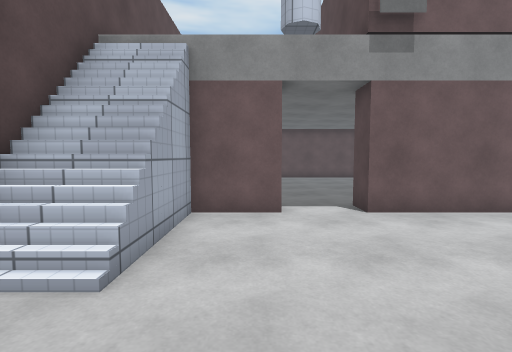
[1] (above)

16 first-person views from a walk through a 3-D level made in the Unity game engine. The camera is 1.3 m above the floor, tilts 4° down and sees 85° across. The floor is counted in squares, 1 m on a side. Each view is taken from the middle of a square. On the plan, view 1 faces up. The plan holds only what a view shows up to about 13 squares ahead; the rest is blank. The place goes on beyond the plan. The player is left out. Surface patterns are stand-ins for the level's own textures.

[2]
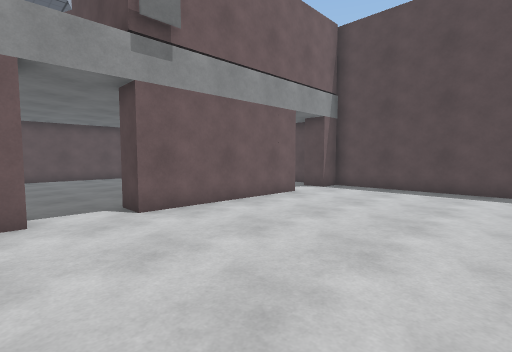

[3]
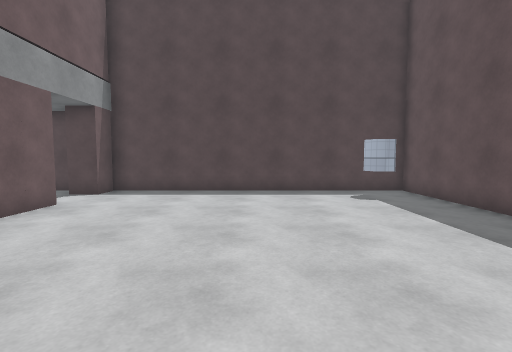

[4]
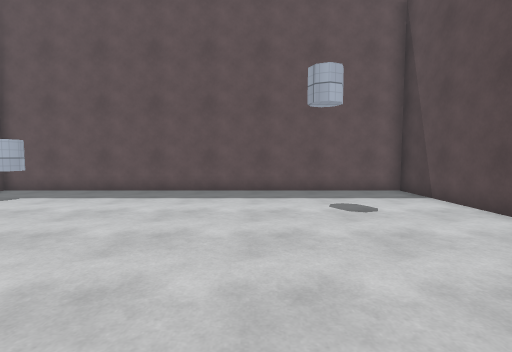

[5]
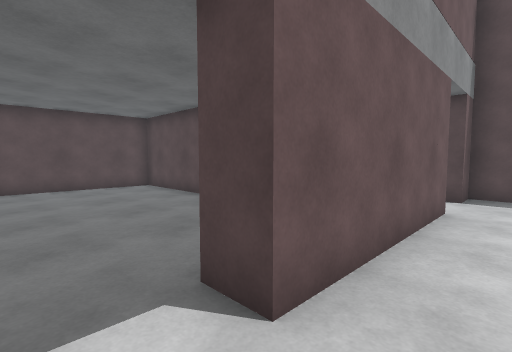

[6]
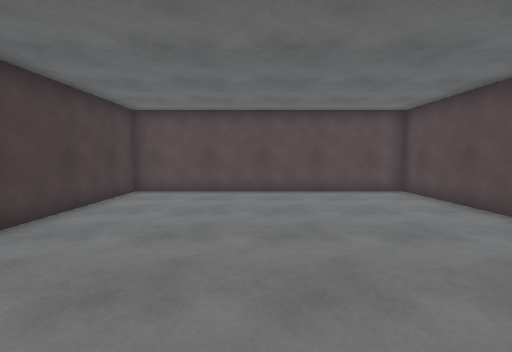

[7]
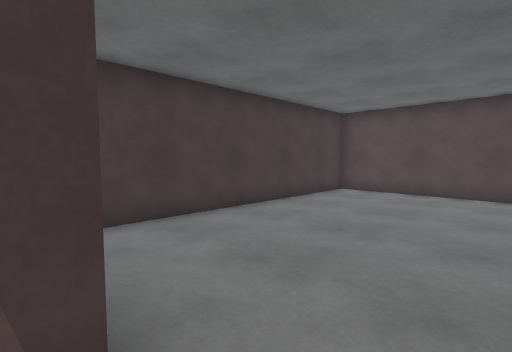

[8]
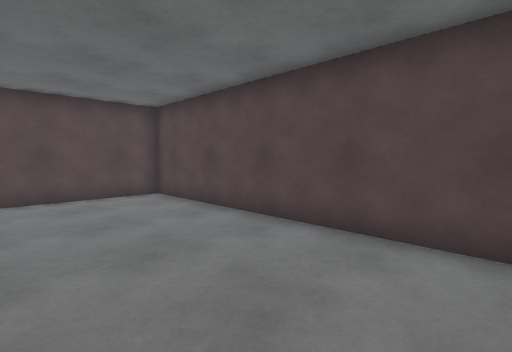

[9]
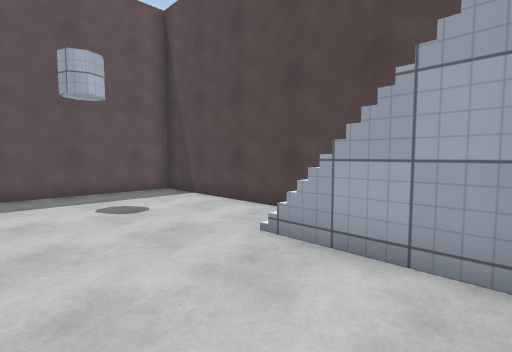

[10]
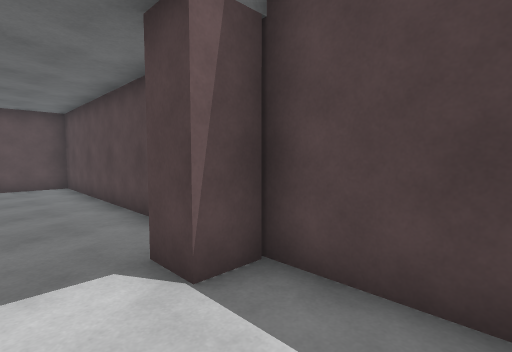

[11]
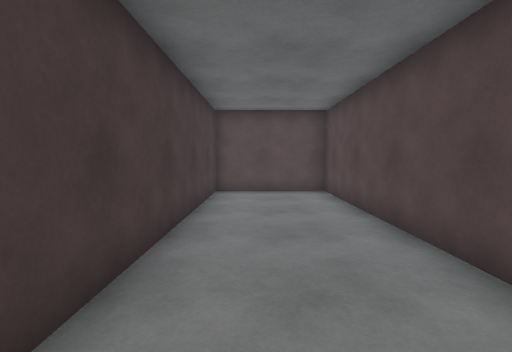

[12]
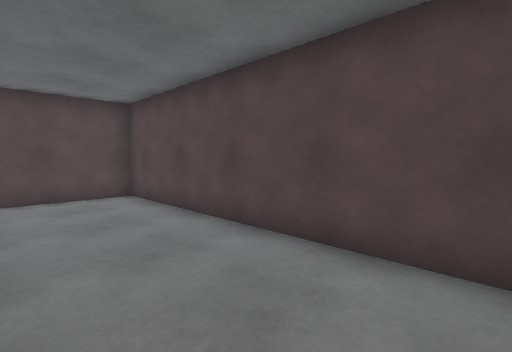

[13]
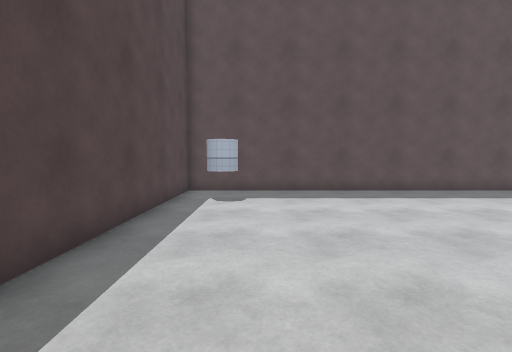

[14]
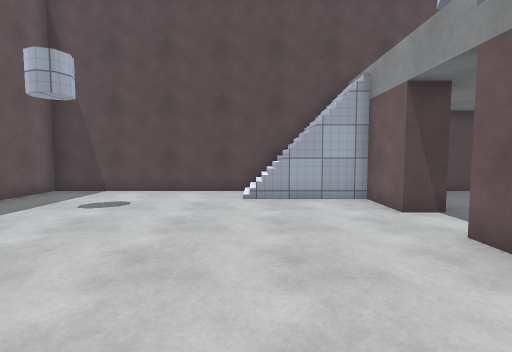

[15]
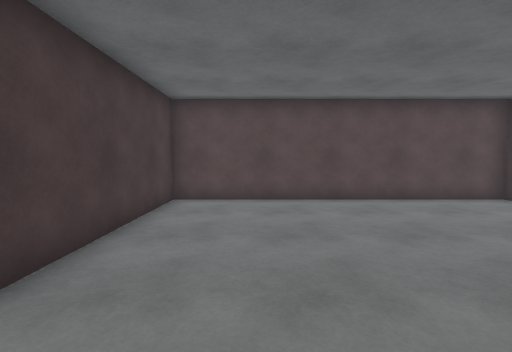

[16]
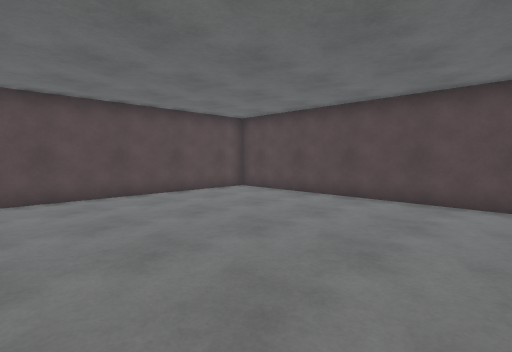

### Floor plan
Ten units are one square. View 1 is at (0, 0); x grows to the right and y downward. Boxes are objects, and circles mark ways between rooms. Rooms are numbered by the first view taken in them; rooms with no view inside come last. Other rooms are left out.
<svg viewBox="-40 -179 161 230">
<path fill="none" stroke="#000" d="M65 -81 65 -174 -35 -174 -35 46 116 46 116 -64 105 -64 105 -75M86 -64 26 -64 26 -75M97 34 96 30 97 26 101 25 104 26 106 30M116 -80 116 -174 75 -174 75 -85"/>
<circle cx="95" cy="-70" r="3" fill="#2a7"/>
<text x="30" y="-50">1</text>
<text x="90" y="-130">2</text>
</svg>
Room 1 opens to room 2.

Where each view was taken, in squares from view 1:
view 1: 0 up, 0 right, facing up
view 2: 0 up, 0 right, facing up-right
view 3: 1 up, 1 right, facing right
view 4: 6 up, 2 right, facing down
view 5: 5 up, 1 right, facing up-right
view 6: 7 up, 1 right, facing up
view 7: 7 up, 2 right, facing up-left
view 8: 8 up, 2 right, facing up-right
view 9: 6 up, 2 right, facing down-left
view 10: 4 up, 9 right, facing up-right
view 11: 7 up, 9 right, facing up
view 12: 8 up, 8 right, facing up-right
view 13: 6 up, 9 right, facing down
view 14: 3 up, 7 right, facing left
view 15: 9 up, 1 left, facing up
view 16: 8 up, 2 left, facing up-right
